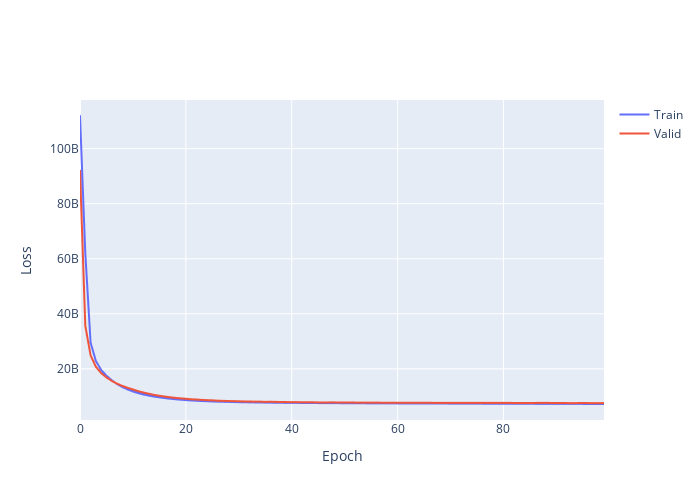

This figure's notebook cell:
### Code cell
# Visual representation to make a simpler way of verifying model is not overfitting
fig = go.Figure()

fig.add_trace(go.Scattergl(y=history.history['loss'],
                    name='Train'))

fig.add_trace(go.Scattergl(y=history.history['val_loss'],
                    name='Valid'))

fig.update_layout(height=500, width=700,
                  xaxis_title='Epoch',
                  yaxis_title='Loss')
fig.show()
